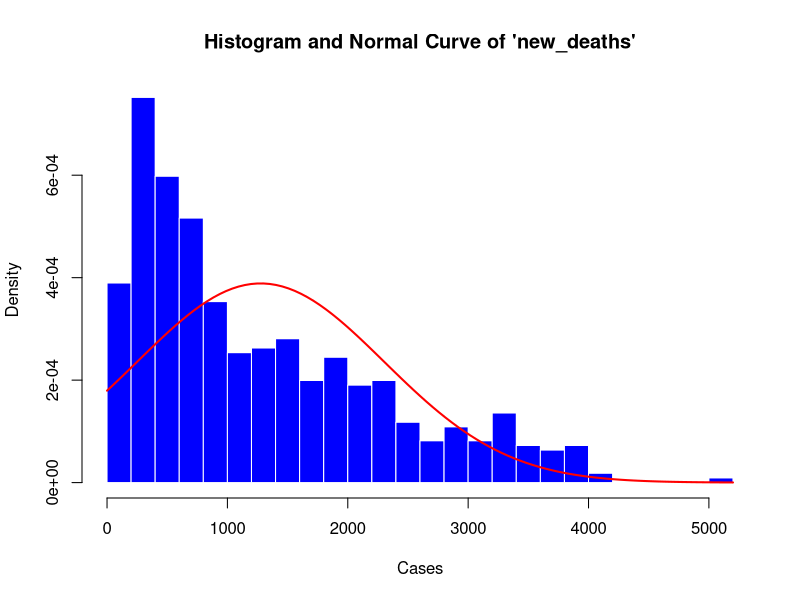
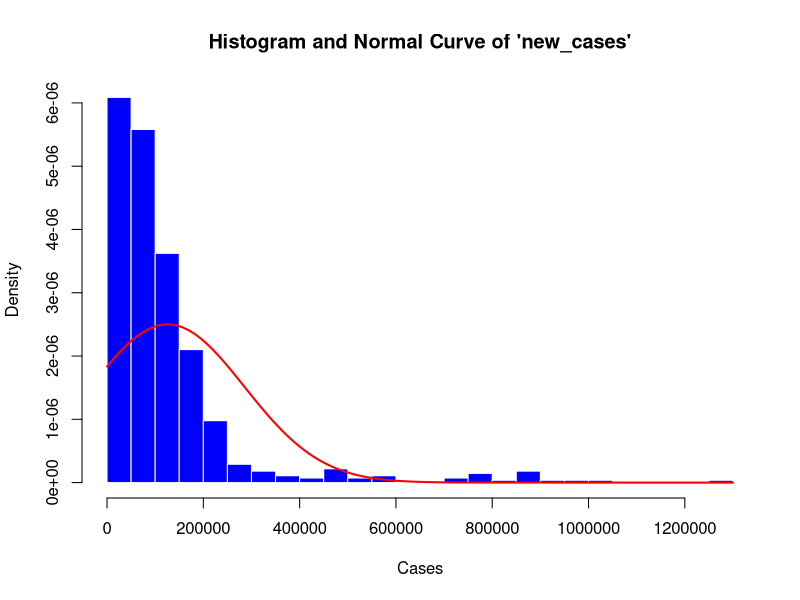
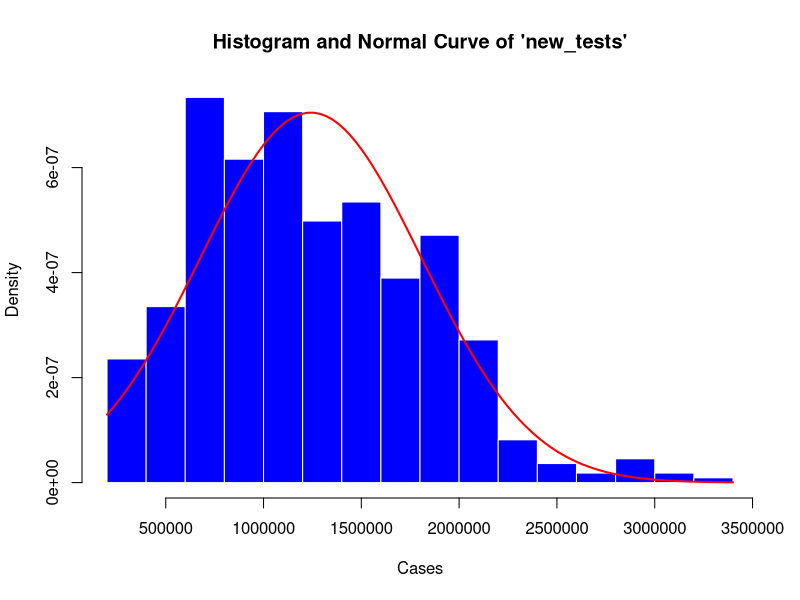
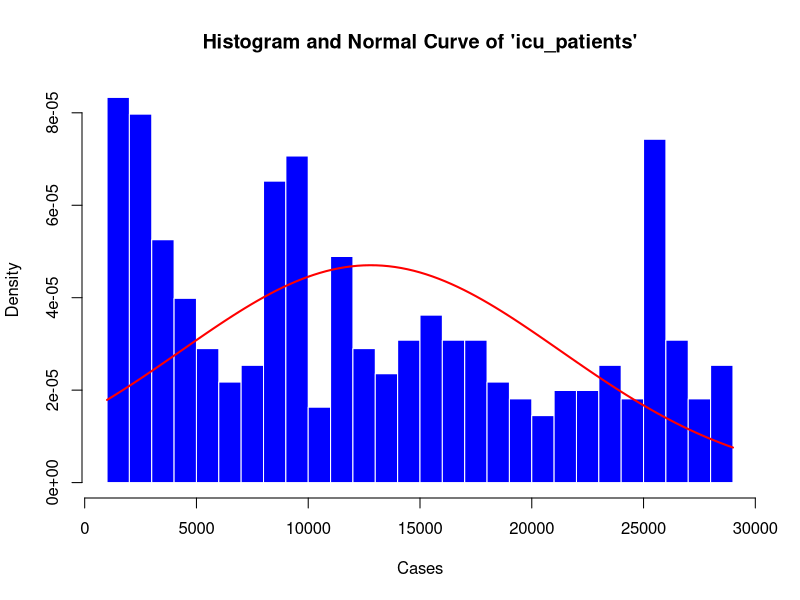
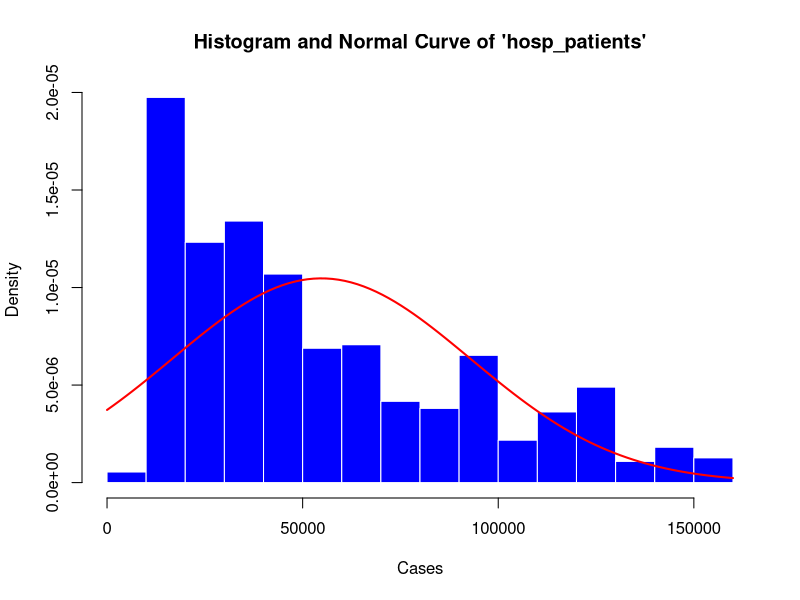
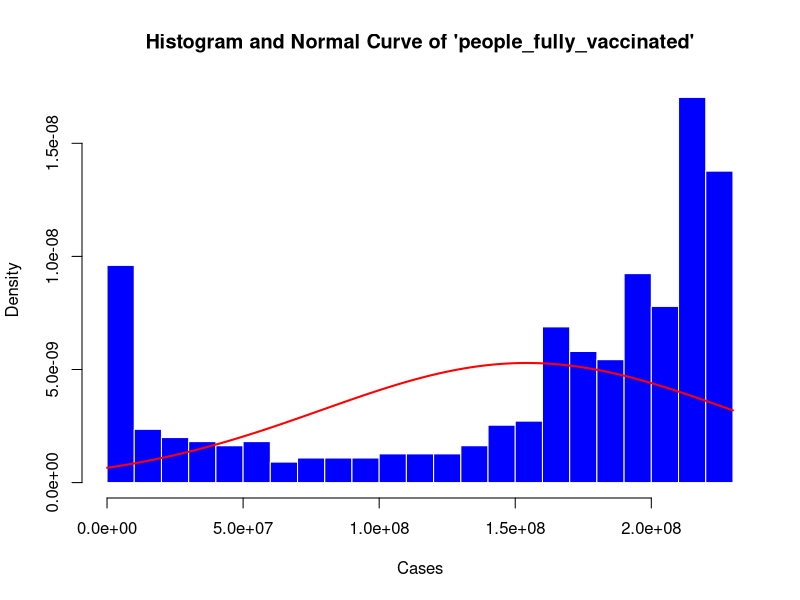
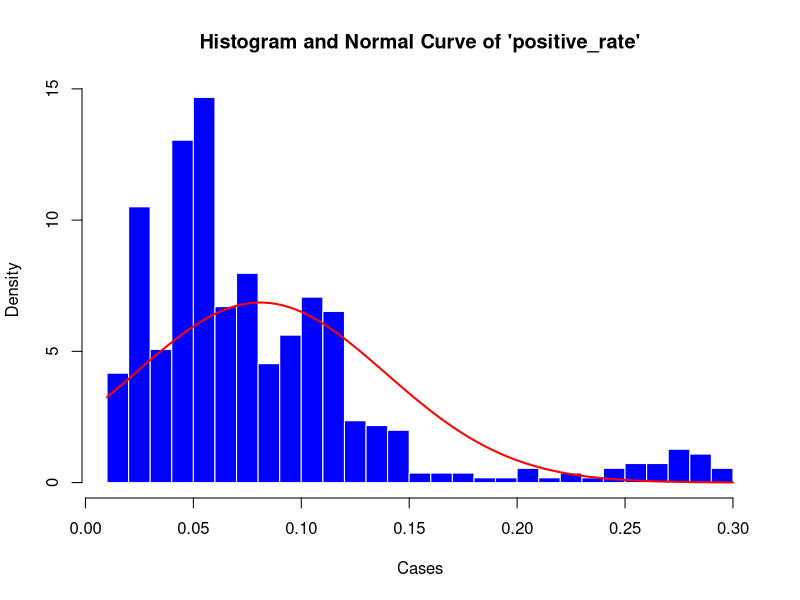
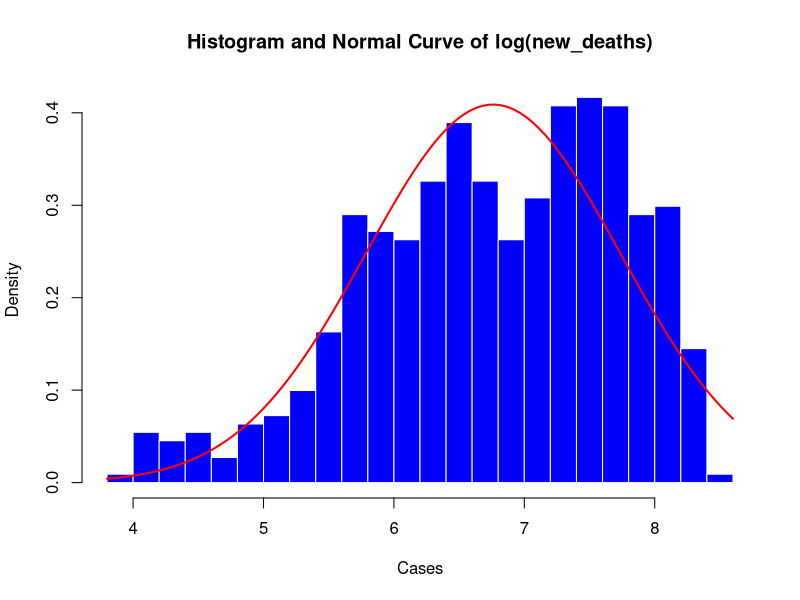

Here is the R script that generated these plots, in order:
## ---- chunk 1
library(dplyr)
library(tidyr)
library(rmarkdown)
library(ggplot2)
old_data <- read.csv("usa.csv")
paged_table(old_data) # thay thế cho print, in ra bảng đẹp hơn
## ---- chunk 2
new_data <- old_data %>% select(3:14)
paged_table(new_data)
## ---- chunk 3
main_data <- subset(new_data , select = c(new_deaths , new_cases , new_tests , icu_patients , hosp_patients , people_fully_vaccinated , positive_rate))
# paged_table(main_data)
## ---- chunk 4
main_data %>% sapply(function(col) sum(is.na(col)))    #Số dữ liệu bị khuyết theo cột
apply(main_data, 2, function(x)sum(is.na(x))/length(x))    #Tỉ lệ dữ liệu bị khuyết
## ---- chunk 5
main_data <- na.omit(main_data)
# main_data[is.na(main_data)] <- 0    #NA <- 0
paged_table(main_data)
## ---- chunk 6
stat_table<-apply(main_data[,c("new_deaths", "new_cases", "new_tests", "icu_patients", "hosp_patients", "people_fully_vaccinated", "positive_rate")], 2,
function(x){c(mean(x), median(x), sd(x), min(x), max(x))})
rownames(stat_table)<-c("mean", "median", "sd", "min", "max")
paged_table(as.data.frame(stat_table))
## ---- chunk 7
plot_hist_norm <- function(data, var) {
  # Calculate the variable to plot
  plot_var <- data[[var]]
  
  # Histogram of the variable
  hist(plot_var, main = paste0("Histogram and Normal Curve of '", var, "'"),
       col = "blue", border = "white", xlab = "Cases", breaks = 20, freq = FALSE)
  # Normal curve overlay
  curve(dnorm(x, mean = mean(plot_var), sd = sd(plot_var)), 
        col = "red", lwd = 2, add = TRUE)
}
for (col_name in colnames(main_data)) {
  # Call plot_hist_norm on each column
  plot_hist_norm(main_data, col_name)
}
## ---- chunk 8
plot_hist_norm_log <- function(data, var) {
  # Calculate the variable to plot
  plot_var <- log(data[[var]])
  
  # Histogram of the variable
  hist(plot_var, main = paste0("Histogram and Normal Curve of log(", var, ")"),
       col = "blue", border = "white", xlab = "Cases", breaks = 20, freq = FALSE)
  # Normal curve overlay
  curve(dnorm(x, mean = mean(plot_var), sd = sd(plot_var)), 
        col = "red", lwd = 2, add = TRUE)
}
for (col_name in colnames(main_data)) {
  # Call plot_hist_norm on each column
  plot_hist_norm_log(main_data, col_name)
}
## ---- chunk 9
paged_table(as.data.frame(cor(main_data)))
## ---- chunk 10
contTab = subset(main_data, select = c(new_deaths, icu_patients, hosp_patients))
pairs(contTab)
